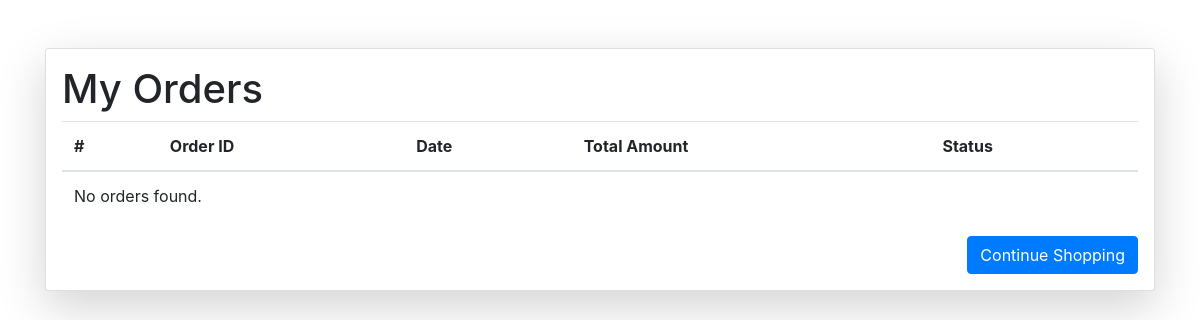
/orders/2, run on an earlier commit of the app's database.
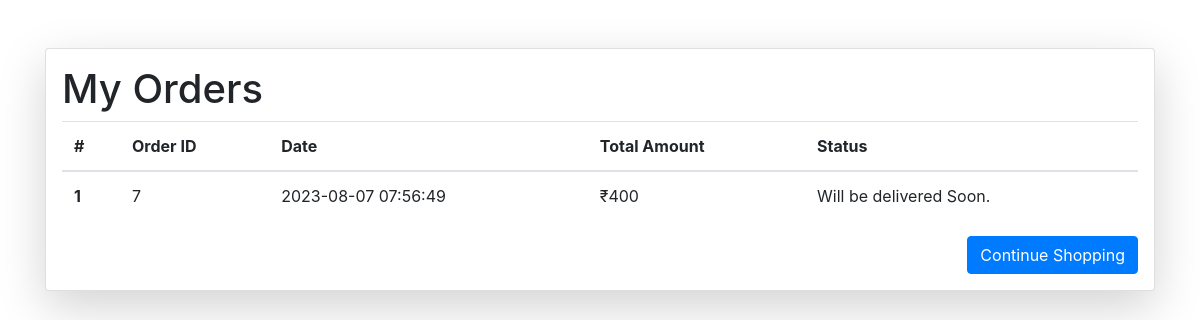
And on a later commit of the database.
### vault.py (models this page shows, shortened)
class Order_Detail(Base):
    __tablename__ = 'order_detail'
    id = Column(Integer, primary_key=True, autoincrement=True)
    user_id = Column('user_id', Integer)
    total = Column('total', Integer)
    created_at = Column('created_at', String)

### user_routes.py (the view)
@app.route('/orders/<int:pid>')
def my_orders(pid):
    orders = agent.query(Order_Detail).filter(Order_Detail.user_id == pid).all()
    return render_template('user/orders.html', orders=orders)

### templates/user/orders.html (shortened to what this page needs)
<!DOCTYPE html>
<html lang="en">
  <head>
    <link
      rel="stylesheet"
      href="https://stackpath.bootstrapcdn.com/bootstrap/4.5.2/css/bootstrap.min.css"
    />
  </head>
  <body>
    <div class="container mt-5 mb-5">
      <div class="card shadow-lg p-3 mb-5 bg-white rounded">
        <div class="row g-0">
          <div class="col-md-12">
            <h1>My Orders</h1>
            <table class="table">
              <thead>
                <tr>
                  <th scope="col">#</th>
                  <th scope="col">Order ID</th>
                  <th scope="col">Date</th>
                  <th scope="col">Total Amount</th>
                  <th scope="col">Status</th>
                </tr>
              </thead>
              <tbody id="order-items">
                {% if orders %} {% for order in orders %}
                <tr>
                  <th scope="row">{{ loop.index }}</th>
                  <td>{{ order.id }}</td>
                  <td>{{ order.created_at }}</td>
                  <td>₹{{ order.total}}</td>
                  <td>Will be delivered Soon.</td>
                </tr>
                {% endfor %} {% else %}
                <tr>
                  <td colspan="5">No orders found.</td>
                </tr>
                {% endif %}
              </tbody>
            </table>
            <div class="d-flex justify-content-end align-items-center">
              <button
                class="btn btn-primary ml-3"
                onclick="location.href='/home'"
              >
                Continue Shopping
              </button>
            </div>
          </div>
        </div>
      </div>
    </div>
  </body>
</html>

What changed in the data, as far as the page shows it:
added Order_Detail: id "7", created_at "2023-08-07 07:56:49", total "400"
Also different on the page:
text no longer shown: "No orders found."
